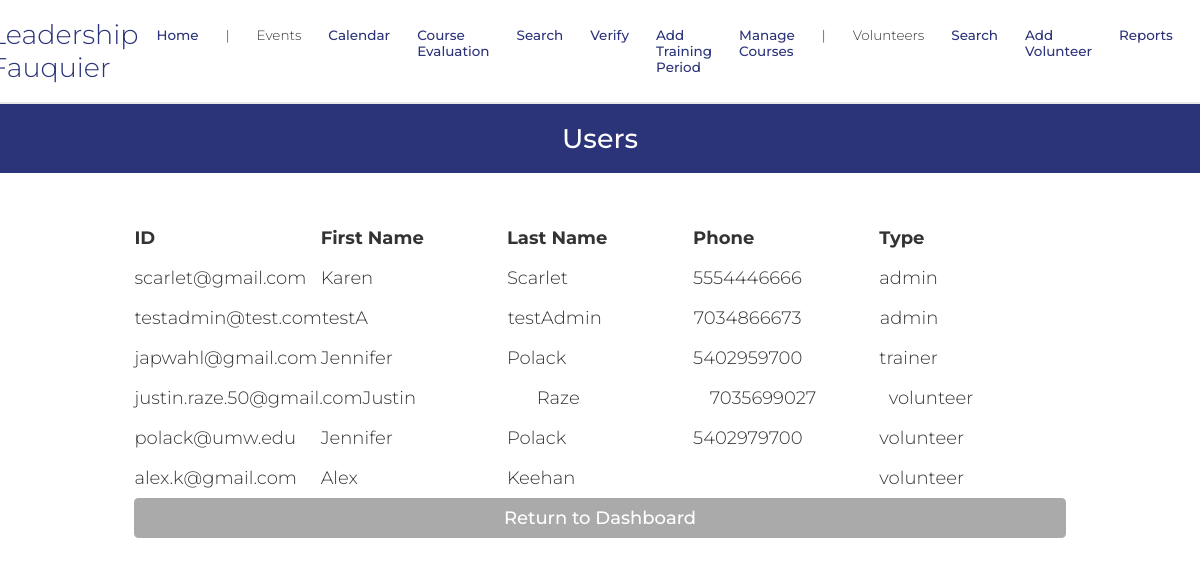
/userSearch.php (signed in), run on an earlier commit of the app's database.
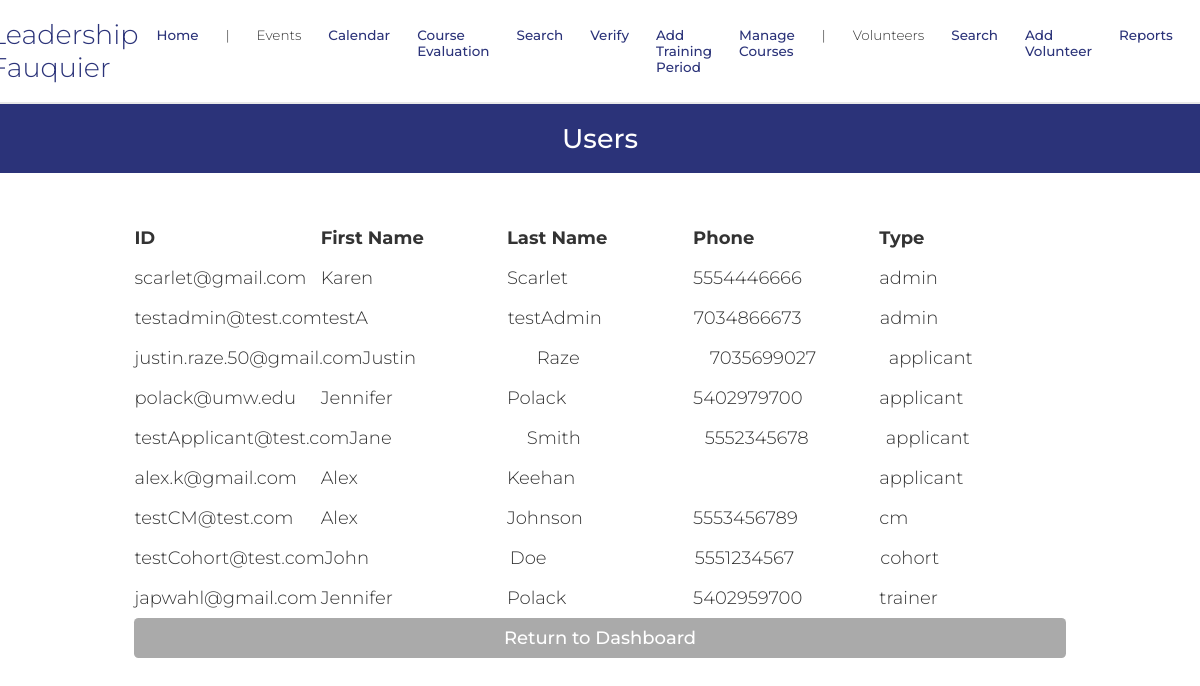
And on a later commit of the database.
### tables this page shows
CREATE TABLE `dbPersons` (
  `id` varchar(256) NOT NULL,
  `start_date` text DEFAULT NULL,
  `venue` text DEFAULT NULL,
  `first_name` text NOT NULL,
  `last_name` text DEFAULT NULL,
  `address` text DEFAULT NULL,
  `city` text DEFAULT NULL,
  `state` varchar(2) DEFAULT NULL,
  `zip` text DEFAULT NULL,
  `phone1` varchar(12) NOT NULL,
  `phone1type` text DEFAULT NULL,
  `phone2` varchar(12) DEFAULT NULL,
  `phone2type` text DEFAULT NULL,
  `birthday` text DEFAULT NULL,
  `email` text DEFAULT NULL,
  `shirt_size` varchar(3) DEFAULT NULL,
  `computer` varchar(3) DEFAULT NULL,
  `camera` varchar(3) NOT NULL,
  `transportation` varchar(3) NOT NULL,
  `contact_name` text NOT NULL,
  `contact_num` varchar(12) NOT NULL,
  `relation` text NOT NULL,
  `contact_time` text NOT NULL,
  `cMethod` text DEFAULT NULL,
  `position` text DEFAULT NULL,  
  `credithours` text DEFAULT NULL,
  `howdidyouhear` text DEFAULT NULL,
  `commitment` text DEFAULT NULL,
  `motivation` text DEFAULT NULL,
  `specialties` text DEFAULT NULL,
  `convictions` text DEFAULT NULL,
  `type` text DEFAULT NULL,
  `status` text DEFAULT NULL,
  `completedTraining` varchar(100) NOT NULL DEFAULT 'False',
  `availability` text DEFAULT NULL,
  `schedule` text DEFAULT NULL,
  `hours` text DEFAULT NULL,
  `notes` text DEFAULT NULL,
  `password` text DEFAULT NULL,
  `sundays_start` char(5) DEFAULT NULL,
  `sundays_end` char(5) DEFAULT NULL,
  `mondays_start` char(5) DEFAULT NULL,
  `mondays_end` char(5) DEFAULT NULL,
  `tuesdays_start` char(5) DEFAULT NULL,
  `tuesdays_end` char(5) DEFAULT NULL,
  `wednesdays_start` char(5) DEFAULT NULL,
  `wednesdays_end` char(5) DEFAULT NULL,
  `thursdays_start` char(5) DEFAULT NULL,
  `thursdays_end` char(5) DEFAULT NULL,
  `fridays_start` char(5) DEFAULT NULL,
  `fridays_end` char(5) DEFAULT NULL,
  `saturdays_start` char(5) DEFAULT NULL,
  `saturdays_end` char(5) DEFAULT NULL,
  `profile_pic` text NOT NULL,
  `force_password_change` tinyint(1) NOT NULL,
  `gender` varchar(6) NOT NULL
);

### database/dbPersons.php (called while the page is built, shortened)
<?php
include_once(dirname(__FILE__).'/../domain/Person.php');
function retrieve_person($id) {
    $con=connect();
    $query = "SELECT * FROM dbPersons WHERE id = '" . $id . "'";
    $result = mysqli_query($con,$query);
    $result_row = mysqli_fetch_assoc($result);
    $thePerson = make_a_person($result_row);
    return $thePerson;
}
function getall_users() {
    $persons = array();
    $con=connect();
    $query = 'SELECT * FROM dbPersons WHERE id != "vmsroot" ORDER BY type,id';
    $result = mysqli_query($con,$query);
    while ($result_row = mysqli_fetch_assoc($result)) {
        $the_person = make_a_person($result_row);
        $persons[] = $the_person;
    }
    return $persons;
}
function make_a_person($result_row) {
    return $thePerson;
}

### domain/Person.php (called while the page is built, shortened)
<?php
$accessLevelsByRole = [
	'volunteer' => 1,
	'trainer' => 2,
	'admin' => 3,
	'applicant' => 1,
    'cm' => 3,
    'cohort' => 1
];
class Person {
	private $id;
	private $first_name;
	private $last_name;
	private $phone1;
	private $type;
	function __construct($f, $l, $v, $a, $c, $s, $z, $pp, $p1, $p1t, $p2, $p2t, $e, $ts,
                     $comp, $cam, $tran, $cn, $cpn, $rel, $ct, $t, $st, $cntm, $pos,
                     $credithours, $comm, $mot, $spe, $convictions, $av, $sch, $hrs,
                     $bd, $sd, $hdyh, $notes, $pass, $suns, $sune, $mons, $mone, $tues,
                     $tuee, $weds, $wede, $thus, $thue, $fris, $frie, $sats, $sate,
                     $mcp, $gender)  {
		$this->id = $e;
		$this->first_name = $f;
		$this->last_name = $l;
		$this->phone1 = $p1;
		 global $accessLevelsByRole;
    if (trim($t) !== "") {
        $roleArray = explode(',', $t);
        $this->type = [];
        $maxAccess = 0;
        foreach ($roleArray as $role) {
            $role = strtolower(trim($role));
            $this->type[] = $role;
            if (isset($accessLevelsByRole[$role])) {
                $maxAccess = max($maxAccess, $accessLevelsByRole[$role]);
            }
        }
    } else {
        $this->type = [];
    }
	}
	function get_id() {
		return $this->id;
	}
	function get_first_name() {
		return $this->first_name;
	}
	function get_last_name() {
		return $this->last_name;
	}
	function get_phone1() {
		return $this->phone1;
	}
	function get_type() {
		return $this->type;
	}
}

### userSearch.php (the view, shortened to what this page needs)
<?php
    require_once('database/dbPersons.php');
    $users = getall_users();
?>
<!DOCTYPE html>
<html>
    <head>
        <?php require_once('universal.inc') ?>
    </head>
    <body>
        <?php require_once('header.php') ?>
        <h1>Users</h1>
        <main class="search-form">
            <?php
                if (isset($users)) {
                    if (count($users) > 0) {
                        echo "
                                <table class='user' width='500'>
                                    <thead>
                                        <tr>
                                            <td width = '20%'><b>ID </b></td>
                                            <td width = '20%'><b>First Name</b></td>
                                            <td width = '20%'><b>Last Name</b></td>
                                            <td width = '20%'><b>Phone</b></td>
                                            <td width = '20%'><b>Type</b></td>
                                        </tr>
                                    </thead>
                                </table>
                            ";
                        foreach ($users as $user) {
                            $id = $user->get_id();
                            $first_name = $user->get_first_name();
                            $last_name = $user->get_last_name();
                            $phone = $user->get_phone1();
                            $type = $user->get_type()[0];
                            echo "
                                <table class='user' width='500'>
                                    <tbody>
                                        <tr><td width = '20%'>" . $id . "</td>
                                        <td width = '20%'>" . $first_name . "</td>
                                        <td width = '20%'>" . $last_name . "</td>
                                        <td width = '20%'>" . $phone . "</td>
                                        <td width = '20%'>" . $type . "</td>
                                    </tbody>
                                </table>
                            ";
                        }
                    } else {
                        echo '<div class="error-toast">Your search returned no results.</div>';
                    }
                }
            ?>
            <a class="button cancel" href="index.php" style="margin-top: -.5rem">Return to Dashboard</a>
        </main>
    </body>
</html>

### universal.inc (shortened to what this page needs)
<link rel="stylesheet" href="css/base.css" type="text/css" />

### header.php (shortened to what this page needs)
<header>
    <?PHP
    if (!isset($_SESSION['logged_in'])) {
        echo '
        <nav>
            <span id="nav-top">
                <span class="logo">
                    <img src="https://leadershipfauquier.org/wp-content/uploads/2022/09/LeadershipFauquierLogo-404x236-1.png">
                    <span id="vms-logo">Leadership Fauquier</span>
                </span>
                <img id="menu-toggle" src="images/menu.png">
            </span>
            <ul>
                <li><a href="login.php">Log in</a></li>
                <li><a href="register.php">Register</a></li>
            </ul>
        </nav>';
    } else if ($_SESSION['logged_in']) {
        include_once('database/dbPersons.php');
        $admin = 0;
        if (isset($_SESSION['_id'])) {
            $person = retrieve_person($_SESSION['_id']);
            $admin = $person->get_type()[0] == 'admin';
        }
        $path = strrev(substr(strrev($_SERVER['SCRIPT_NAME']), strpos(strrev($_SERVER['SCRIPT_NAME']), '/')));
        if (!isset($_SESSION['type']) || $_SESSION['type'] == "") {
        	echo(' <a href="' . $path . 'personEdit.php?id=' . 'new' . '">Apply</a>');
        	echo(' | <a href="' . $path . 'logout.php">Logout</a><br>');
        }
        else {
            echo('<nav>');
            echo('<span id="nav-top"><span class="logo"><a class="navbar-brand" href="' . $path . 'index.php"><img src="https://leadershipfauquier.org/wp-content/uploads/2022/09/LeadershipFauquierLogo-404x236-1.png"></a>');
            echo('<a class="navbar-brand" id="vms-logo">Leadership Fauquier</a></span><img id="menu-toggle" src="images/menu.png"></span>');
            echo('<ul>');
	        if ($_SESSION['access_level'] >= 1 && !$admin) {
                echo('<li><a class="nav-link active" aria-current="page" href="' . $path . 'index.php">Home</a></li>');
                echo('<span class="nav-divider">|</span>');
                echo('<span class="navbar-brand">Events</span>');
                echo('<li class="sub-item"><a class="nav-link active" aria-current="page" href="' . $path . 'calendar.php">Calendar</a></li>');
		        echo('<li class="sub-item"><a class="nav-link active" aria-current="page" href="' . $path . 'CourseEval.php">Course Evaluation</a></li>');
                echo('<li class="sub-item"><a class="nav-link active" aria-current="page" href="' . $path . 'eventSearch.php">Search</a></li>');
	        }
	        if ($_SESSION['access_level'] >= 2 && !$admin) {
		    echo('<li class="sub-item"><a class="nav-link active" aria-current="page" href="' . $path . 'verify.php">Verify</a></li>');
	            echo('<li class="sub-item"><a class="nav-link active" aria-current="page" href="' . $path . 'selectTrainingPeriod.php">Add Training Period</a></li>');
                echo('<li class="sub-item"><a class="nav-link active" aria-current="page" href="' . $path . 'manageCourses.php">Manage Courses</a></li>');
	            echo('<span class="nav-divider">|</span>');
	            echo('<span class="navbar-brand">Volunteers</span>');
                echo('<li class="sub-item"><a class="nav-link active" aria-current="page" href="' . $path . 'personSearch.php">Search</a></li>
			        <li class="sub-item"><a class="nav-link active" aria-current="page" href="register.php">Add Volunteer</a></li>');
	            echo('<li class="sub-item"><a class="nav-link active" aria-current="page" href="' . $path . 'report.php">Reports</a></li>');
	        }
            if (!$admin) {
                echo '</ul></nav>';
            }
        }
    }
    ?>
</header>

### css/base.css (style rules this page uses)
html, body, header, main, footer, div, span, p, h1, h2, h3, h4, h5, h6, ul, ol, li, input, select, textarea, form, section, label, table, td, tr, th, form, fieldset, em, button, a { padding: 0; margin: 0; font-size: inherit; font-family: inherit; font-weight: inherit; text-decoration: none; font-style: normal; box-sizing: border-box; text-align: left; list-style-type: none; border-spacing: 0; }
:root { --page-background-color: #ffffff; --page-font-color: #333333; --inactive-font-color: #d0d0d0; --inactive-background-color: #f0f0f0; --standout-background: #fafafa; --happy-toast-background-color: #1a7024; --happy-toast-font-color: white; --info-toast-background-color: #2f2f2f; --info-toast-font-color: white; --error-toast-background-color: #701a1a; --error-toast-font-color: white; --shadow-and-border-color: #e8e8e8; --main-color: #2B3379; --accent-color: #31763f; --secondary-accent-color: #f6a4b5; --calendar-event-color: #808080; --calendar-event-color-hover: var(--main-color); --calendar-today-border: 2px solid var(--secondary-accent-color); --button-font-color: white; --button-padding: 0.5rem 1.5rem; --button-border-radius: 0.25rem; --standard-border: 1px solid #333333; --light-border: 1px solid var(--shadow-and-border-color); --text-field-border: 2px solid #e8e8e8; --cancel-button-background-color: #aaa; --error-color: red; font-size: 18px; font-family: Montserrat; font-weight: 300; }
header { position: sticky; top: 0; left: 0; z-index: 10; }
body { background-color: var(--page-background-color); color: var(--page-font-color); font-family: Montserrat; }
nav { font-size: 2rem; display: flex; flex-direction: row; align-items: center; justify-content: center; padding-top: 1rem; padding-bottom: 1rem; font-weight: 300; }
header ul > li, header span { font-size: 0.75rem; list-style-type: none; }
nav { width: 100%; }
nav ul { display: inline-flex; flex-direction: row; gap: 1.5rem; }
nav ul li a { color: var(--main-color); font-weight: 500; text-decoration: none; transition: color .3s; }
span.logo { display: inline-flex; flex-direction: row; align-items: center; margin-right: 1rem; }
nav { background-color: var(--page-background-color); border-bottom: 2px solid var(--shadow-and-border-color); max-width: 100vw; }
#vms-logo { color: var(--main-color); font-weight: 300; font-size: 1.5rem; }
main:not(.login):not(.calendar-view):not(.dashboard) { padding: 1rem; }
input[type=submit], button, .button { color: var(--button-font-color); background-color: var(--main-color); padding: var(--button-padding); border: none; border-radius: var(--button-border-radius); font-weight: 500; width: 100%; transition: background-color .3s; cursor: pointer; text-align: center; }
h1 { font-size: 1.5rem; font-weight: 500; margin-bottom: 2rem; background-color: var(--main-color); color: var(--page-background-color); width: 100%; text-align: center; padding: 1rem; }
.button { display: inline-block; }
button.cancel, a.cancel { background-color: var(--cancel-button-background-color); }
main.search-form { gap: 1rem; margin-bottom: 4rem; display: flex; flex-direction: column; }
@media only screen and (min-width: 1024px) { main.search-form { width: 100%; align-items: center; } }
@media only screen and (min-width: 1024px) { main.search-form > * { width: 80%; } }

What changed in the data, as far as the page shows it:
changed dbpersons "justin.raze.50@gmail.com": type "volunteer" → "applicant"
changed dbpersons "polack@umw.edu": type "volunteer" → "applicant"
added dbpersons: id "testApplicant@test.com", first_name "Jane", last_name "Smith", phone1 "5552345678", type "applicant"
changed dbpersons "alex.k@gmail.com": type "volunteer" → "applicant"
added dbpersons: id "testCM@test.com", first_name "Alex", last_name "Johnson", phone1 "5553456789", type "cm"
added dbpersons: id "testCohort@test.com", first_name "John", last_name "Doe", phone1 "5551234567", type "cohort"
shown differently, row unchanged: dbpersons "japwahl@gmail.com": moves down the list
